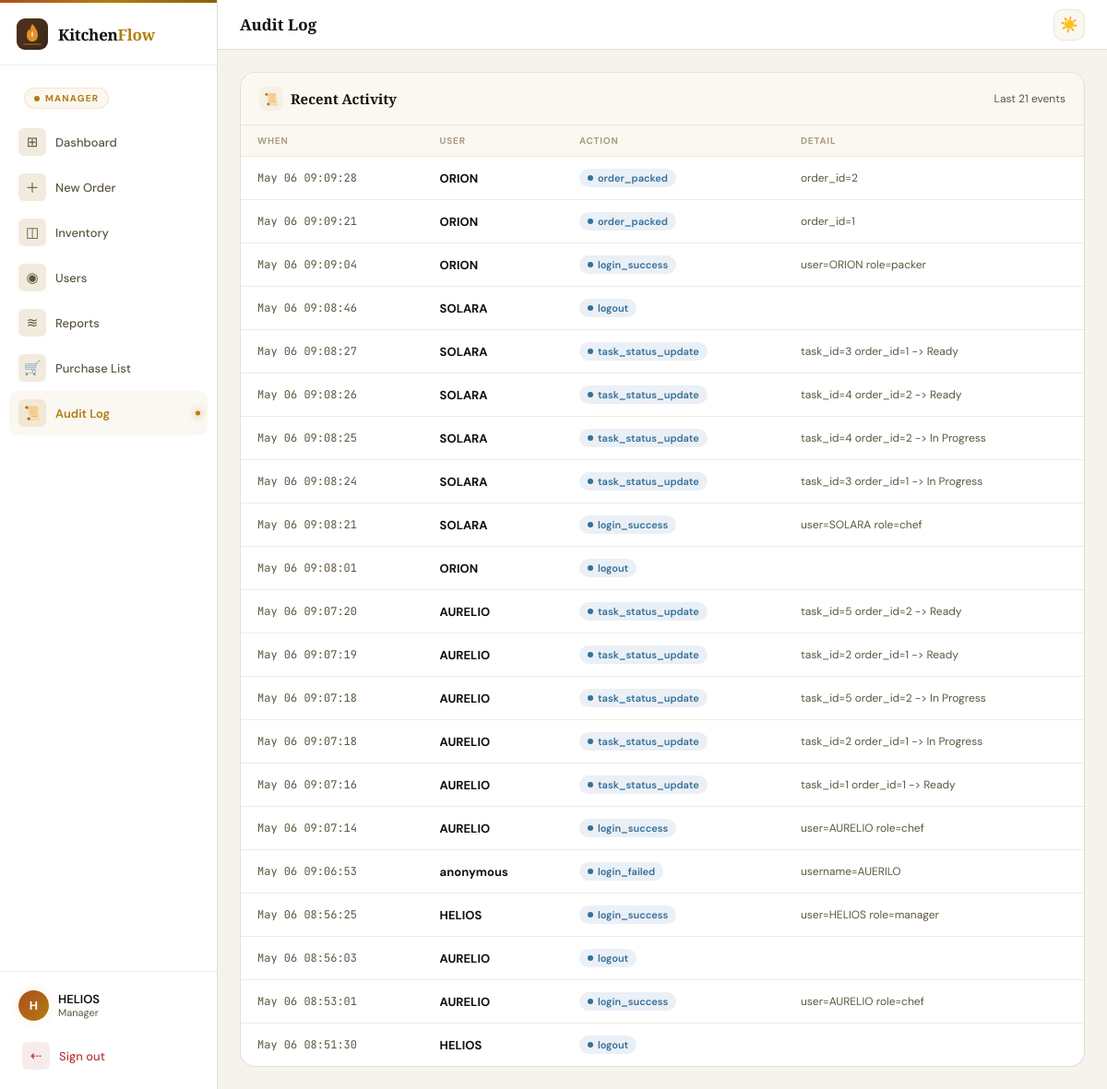
The app's page /manager/audit (signed in) with its own data.
### models.py (models this page shows, shortened)
class User(UserMixin, db.Model):
    __tablename__ = "users"
    id = db.Column(db.Integer, primary_key=True)
    username = db.Column(db.String(80), unique=True, nullable=False)
    password_hash = db.Column(db.String(200), nullable=False)
    role = db.Column(db.String(30), nullable=False)  # manager/chef/packer/quality
    name = db.Column(db.String(120), nullable=False)

class AuditLog(db.Model):
    __tablename__ = "audit_logs"
    id = db.Column(db.Integer, primary_key=True)
    timestamp = db.Column(db.DateTime, default=datetime.utcnow, index=True)
    user_id = db.Column(db.Integer, db.ForeignKey("users.id", ondelete="SET NULL"),
                        nullable=True)
    username = db.Column(db.String(80))   # snapshotted in case user is deleted
    action = db.Column(db.String(80), nullable=False)
    detail = db.Column(db.Text)

### manager/routes.py (the view)
@manager_bp.route("/audit")
@login_required
@manager_required
def audit():
    logs = AuditLog.query.order_by(AuditLog.timestamp.desc()).limit(500).all()
    return render_template("manager/audit.html", logs=logs)

### extensions.py (called while the page is built)
@login_manager.user_loader
def load_user(user_id):
    from models import User
    return db.session.get(User, int(user_id))

### manager/routes.py (called while the page is built)
def manager_required(f):
    @wraps(f)
    def decorated(*args, **kwargs):
        if not current_user.is_authenticated or current_user.role != "manager":
            flash("Access denied.", "danger")
            return redirect(url_for("auth.login"))
        return f(*args, **kwargs)
    return decorated

### templates/manager/audit.html (shortened to what this page needs)
{% extends "base.html" %}
{% block topbar_title %}Audit Log{% endblock %}
{% block sidebar %}
  <a href="/manager/dashboard" class="nav-item"><div class="nav-icon">⊞</div>Dashboard</a>
  <a href="/manager/orders/new" class="nav-item"><div class="nav-icon">＋</div>New Order</a>
  <a href="/manager/inventory" class="nav-item"><div class="nav-icon">◫</div>Inventory</a>
  <a href="/manager/users" class="nav-item"><div class="nav-icon">◉</div>Users</a>
  <a href="/manager/report" class="nav-item"><div class="nav-icon">≋</div>Reports</a>
  <a href="/manager/purchase-list" class="nav-item"><div class="nav-icon">🛒</div>Purchase List</a>
  <a href="/manager/audit" class="nav-item active"><div class="nav-icon">📜</div>Audit Log</a>
{% endblock %}
{% block content %}
<div class="card">
  <div class="card-header"><div class="card-title"><div class="ct-icon">📜</div>Recent Activity</div>
    <span class="text-sm text-muted">Last {{ logs|length }} events</span>
  </div>
  <div class="table-wrap">
    {% if logs %}
    <table>
      <thead><tr><th>When</th><th>User</th><th>Action</th><th>Detail</th></tr></thead>
      <tbody>
      {% for l in logs %}
        <tr>
          <td class="font-mono text-sm text-muted">{{ l.timestamp.strftime("%b %d %H:%M:%S") }}</td>
          <td><strong>{{ l.username or 'anonymous' }}</strong></td>
          <td><span class="badge b-blue"><span class="badge-dot"></span>{{ l.action }}</span></td>
          <td class="text-sm text-muted">{{ l.detail }}</td>
        </tr>
      {% endfor %}
      </tbody>
    </table>
    {% else %}
    <div class="empty"><div class="empty-icon">📜</div><h3>No activity yet</h3></div>
    {% endif %}
  </div>
</div>
{% endblock %}

### templates/base.html (shortened to what this page needs)
<!DOCTYPE html>
<html lang="en" data-theme="dark">
<head>
</head>
<body>
<div class="app">
  <aside class="sidebar">
    <div class="sidebar-logo">
      <div class="logo-name">Kitchen<span>Flow</span></div>
    </div>
    {% if current_user.is_authenticated %}
    <div style="padding:10px 12px 2px">
      <div class="role-pill">{{ current_user.role }}</div>
    </div>
    {% endif %}
    <nav class="nav">{% block sidebar %}{% endblock %}</nav>
    {% if current_user.is_authenticated %}
    <div class="sidebar-footer">
      <div class="user-row">
        <div class="avatar">{{ current_user.username[0]|upper }}</div>
        <div>
          <div class="user-name">{{ current_user.username }}</div>
          <div class="user-role">{{ current_user.role|title }}</div>
        </div>
      </div>
      <div style="margin-top:6px">
        <form method="post" action="/auth/logout" style="margin:0">
          <button type="submit" class="nav-item nav-item-danger" style="margin-bottom:0;width:100%;text-align:left;cursor:pointer">
            <div class="nav-icon">⇠</div> Sign out
          </button>
        </form>
      </div>
    </div>
    {% endif %}
  </aside>
  <header class="topbar">
    <div class="page-title">{% block topbar_title %}{% endblock %}</div>
    <div class="topbar-right">
      <button class="icon-btn" data-theme-toggle title="Toggle light/dark">
        <span id="theme-icon">🌙</span>
      </button>
    </div>
  </header>
  <main class="main">
    {% block content %}{% endblock %}
  </main>
</div>
</body>
</html>

### records on screen
User: role "MANAGER", username "H", username "HELIOS", role "Manager"
AuditLog: timestamp "May 06 09:09:28", username "ORION", action "order_packed", detail "order_id=2"
AuditLog: timestamp "May 06 09:09:21", username "ORION", action "order_packed", detail "order_id=1"
AuditLog: timestamp "May 06 09:09:04", username "ORION", action "login_success", detail "user=ORION role=packer"
AuditLog: timestamp "May 06 09:08:46", username "SOLARA", action "logout"
AuditLog: timestamp "May 06 09:08:27", username "SOLARA", action "task_status_update", detail "task_id=3 order_id=1 -> Ready"
AuditLog: timestamp "May 06 09:08:26", username "SOLARA", action "task_status_update", detail "task_id=4 order_id=2 -> Ready"
AuditLog: timestamp "May 06 09:08:25", username "SOLARA", action "task_status_update", detail "task_id=4 order_id=2 -> In Progress"
AuditLog: timestamp "May 06 09:08:24", username "SOLARA", action "task_status_update", detail "task_id=3 order_id=1 -> In Progress"
AuditLog: timestamp "May 06 09:08:21", username "SOLARA", action "login_success", detail "user=SOLARA role=chef"
AuditLog: timestamp "May 06 09:08:01", username "ORION", action "logout"
AuditLog: timestamp "May 06 09:07:20", username "AURELIO", action "task_status_update", detail "task_id=5 order_id=2 -> Ready"
AuditLog: timestamp "May 06 09:07:19", username "AURELIO", action "task_status_update", detail "task_id=2 order_id=1 -> Ready"
AuditLog: timestamp "May 06 09:07:18", username "AURELIO", action "task_status_update", detail "task_id=5 order_id=2 -> In Progress"
AuditLog: timestamp "May 06 09:07:18", username "AURELIO", action "task_status_update", detail "task_id=2 order_id=1 -> In Progress"
AuditLog: timestamp "May 06 09:07:16", username "AURELIO", action "task_status_update", detail "task_id=1 order_id=1 -> Ready"
AuditLog: timestamp "May 06 09:07:14", username "AURELIO", action "login_success", detail "user=AURELIO role=chef"
AuditLog: timestamp "May 06 09:06:53", username "anonymous", action "login_failed", detail "username=AUERILO"
AuditLog: timestamp "May 06 08:56:25", username "HELIOS", action "login_success", detail "user=HELIOS role=manager"
AuditLog: timestamp "May 06 08:56:03", username "AURELIO", action "logout"
AuditLog: timestamp "May 06 08:53:01", username "AURELIO", action "login_success", detail "user=AURELIO role=chef"
AuditLog: timestamp "May 06 08:51:30", username "HELIOS", action "logout"

### other values on screen
{{ logs|length }} "21"
